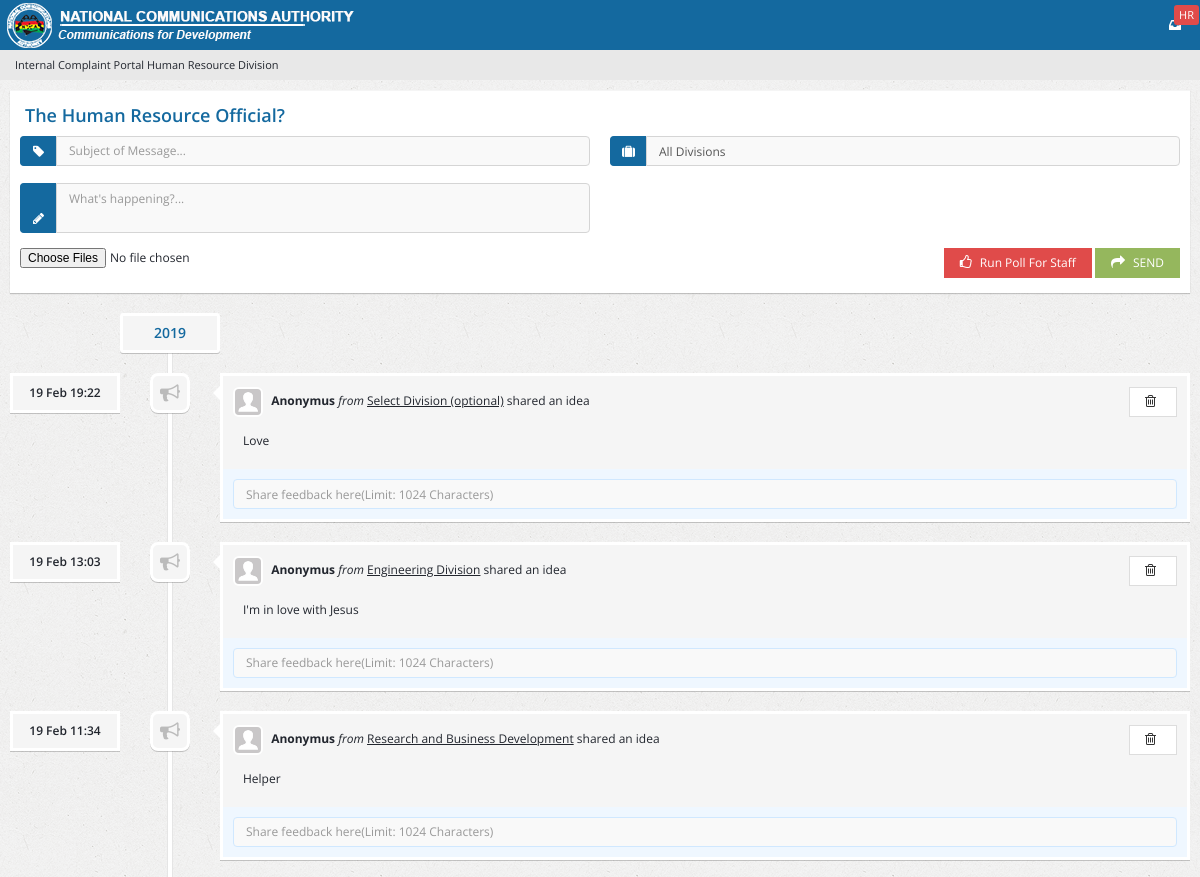
The page /hr.php (upper part) on the database as committed earlier.
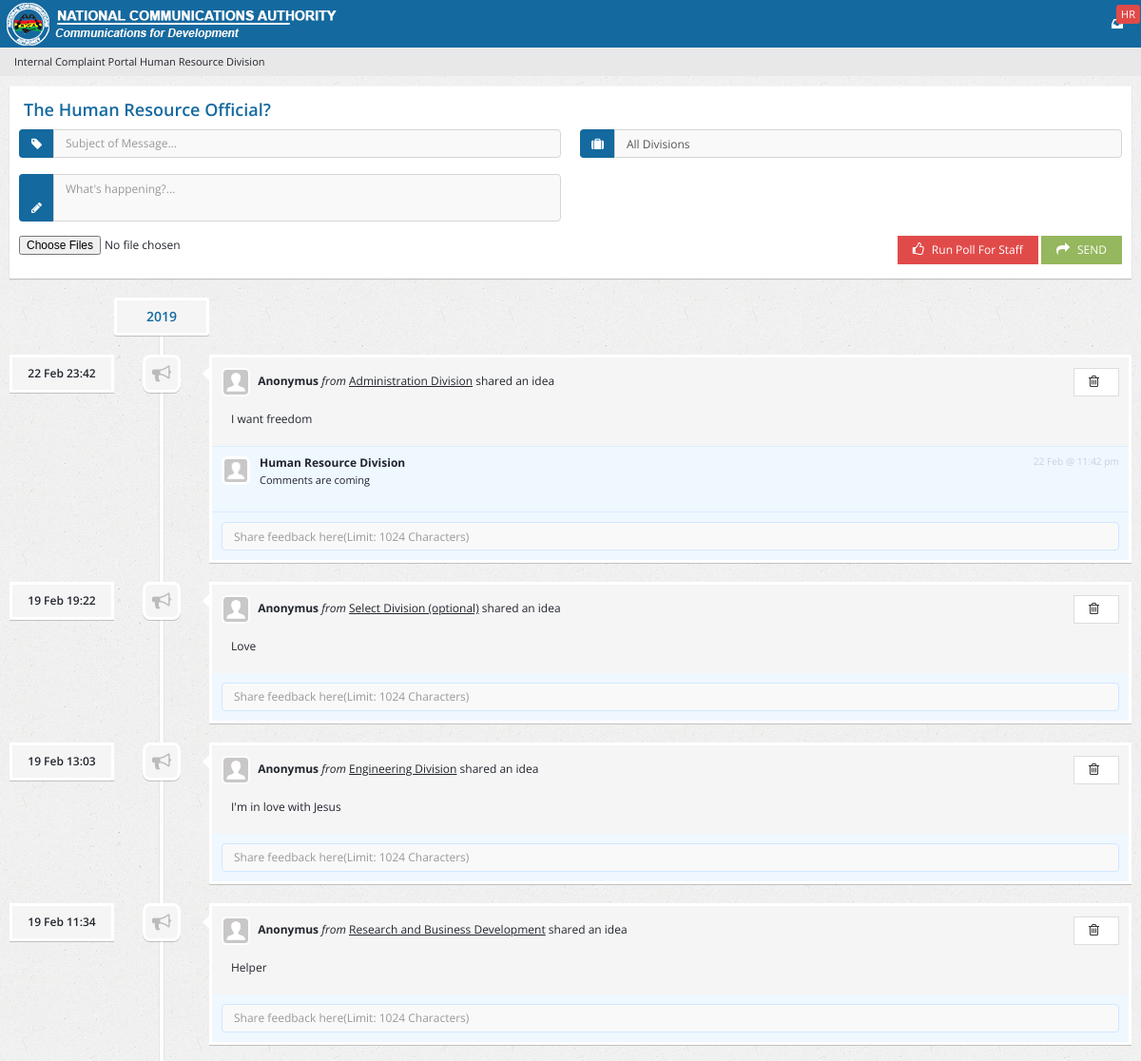
The same page on the database as committed later.
### tables this page shows
CREATE TABLE `complaints` (
  `c_id` int(32) NOT NULL,
  `c_value` varchar(2048) NOT NULL,
  `c_division` varchar(64) NOT NULL,
  `c_date_created` int(16) NOT NULL,
  `c_ip_address` varchar(64) NOT NULL,
  `c_date_stop_display` int(16) NOT NULL
);

CREATE TABLE `comments` (
  `cm_id` int(32) NOT NULL,
  `cm_value` varchar(1024) NOT NULL,
  `cm_ip_address` varchar(64) NOT NULL,
  `c_id` int(32) NOT NULL,
  `cm_date` int(16) NOT NULL
);

### hr.php (the view, shortened to what the changed rows need)
<!DOCTYPE html>
<html lang="en">
<?php
  include 'handlers/dbcon.php';
  $timely = time();
?>
<head>
        <link href="css/bootstrap/bootstrap.min.css" rel="stylesheet">
        <link rel="stylesheet" type="text/css" id="theme" href="css/theme-default.css"/>
    </head>
    <body>
            <div class="page-content">
                <div class="page-content-wrap">
                    <div class="row">
                        <div class="col-md-12">
                            <div class="timeline timeline-right">
                                <?php
                                    $sql_complaintdisplay = "SELECT * FROM complaints WHERE c_date_stop_display > $timely ORDER BY c_date_created DESC";
                                    $success_complaintdisplay = mysqli_query($link, $sql_complaintdisplay);
                                    if ($success_complaintdisplay->num_rows > 0) {
                                      while($rows = $success_complaintdisplay->fetch_assoc()){
                                ?>
                                 <div class="timeline-item timeline-item-right">
                                     <div class="timeline-item-info"> <?php echo date("d M G:i", $rows['c_date_created']); ?> </div>
                                     <div class="timeline-item-icon"><span class="fa fa-bullhorn"></span></div>
                                     <div class="timeline-item-content">
                                         <div class="timeline-heading">
                                             <img src="assets/images/users/avatar.jpg"/> <b>Anonymus</b> <i>from</i> <u><?php echo $rows['c_division']; ?></u> shared an idea
                                             <div class="pull-right">
                                             <button href="#" data-box="#mb-delcomp<?php echo $rows['c_id']; ?>" class="mb-control btn btn-default" type="submit"><span class="fa fa-trash-o"></span></button>
                                             </div>
                                         </div>
                                         <div class="timeline-body">
                                           <div class="row">
                                             <div class="col-md-10">
                                               <p style="white-space:pre-wrap;"><?php echo (trim($rows['c_value'])) ; ?></p>
                                             </div>
                                             <div class="col-md-2">
                                             </div>
                                           </div>
                                         </div>
                                         <?php
                                          $comment_id = $rows['c_id'];
                                          $sql_commentdisplay = "SELECT * FROM comments WHERE c_id = $comment_id";
                                          $success_commentdisplay = mysqli_query($link, $sql_commentdisplay);
                                          if ($success_commentdisplay->num_rows > 0) {
                                            while ($cm_rows = $success_commentdisplay->fetch_assoc()){
                                          ?>
                                            <div class="timeline-body comments">
                                              <div class="comment-item">
                                                  <img src="assets/images/users/avatar.jpg"/>
                                                  <p class="comment-head">
                                                      <b>Human Resource Division</b>
                                                       <small class="text-muted pull-right"><?php echo date("d M @ h:i a", $cm_rows['cm_date']); ?></small>
                                                  </p>
                                                  <p><?php echo $cm_rows['cm_value']; ?></p>
                                              </div>
                                          </div>
                                          <?php
                                            }
                                          }
                                         ?>
                                         <div class="timeline-body comments">
                                          <div class="comment-write">
                                           <form action="handlers/ops.php" method="post" name>
                                             <div class="comment-write col-md-11">
                                            <input class="form-control" type="text" name="comment" placeholder="Share feedback here(Limit: 1024 Characters)"
                                               <?php
                                                  if (isset($_GET['cmrsp']) && $_GET['rsp'] == $rows['c_id']) {
                                                  echo "autofocus";
                                                  } ?> required>
                                              </div>
                                          </form>
                                        </div>
                                         </div>
                                     </div>
                                 </div>
                                <?php
                                      }
                                    }
                                ?>
                            </div>
                        </div>
                    </div>
                </div>
            </div>
    </body>
</html>

Rows that differ between the two databases and show on the page:
added complaints: c_date_created "22 Feb 23:42", c_division "Administration Division", c_value "I want freedom"
added comments: cm_date "22 Feb @ 11:42 pm", cm_value "Comments are coming"
